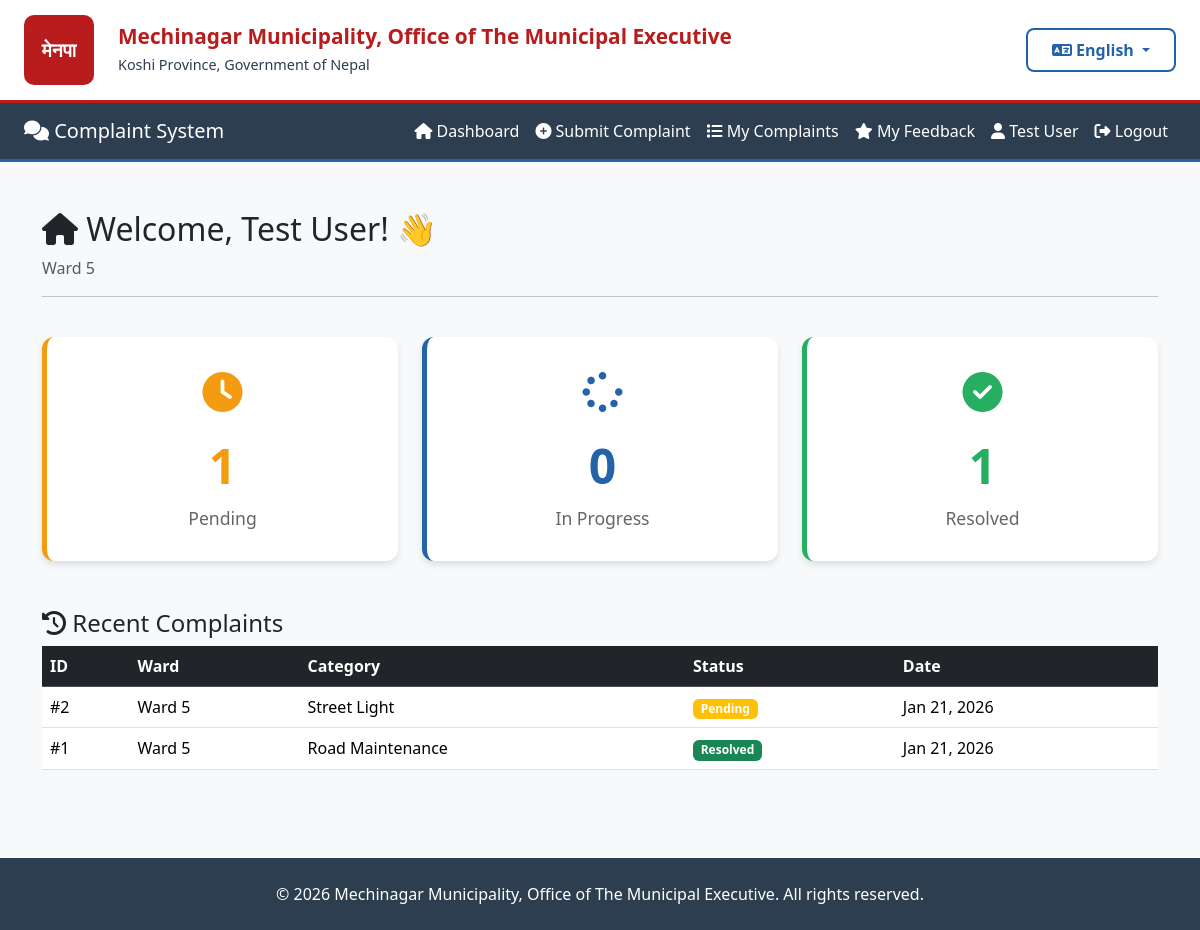
The app's page /accounts/dashboard/ (signed in), older data.
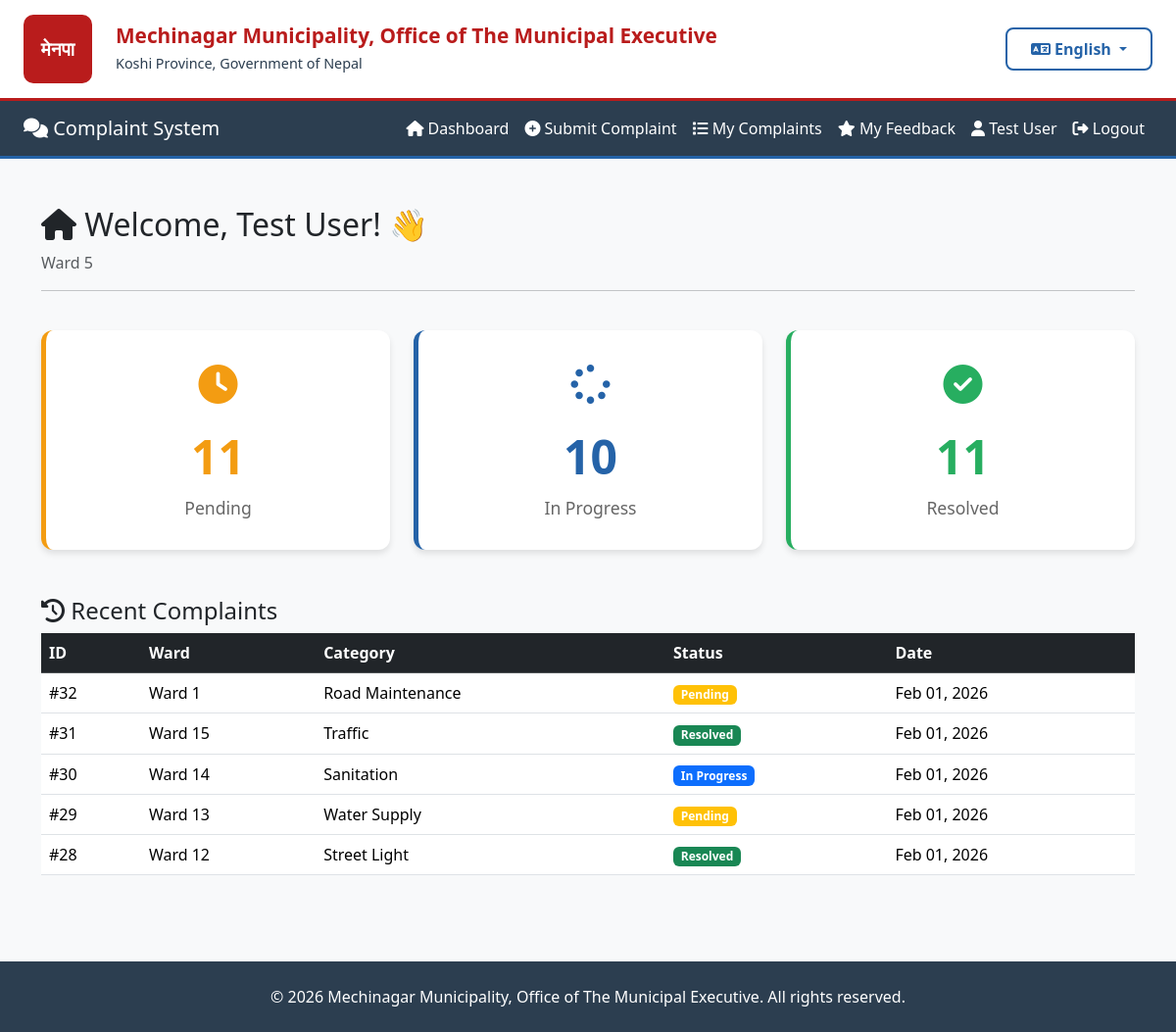
The same page, newer data.
### accounts/models.py (models this page shows, shortened)
class User(AbstractUser):
    WARD_CHOICES = [(str(i), f'Ward {i}') for i in range(1, 16)]
    fullname = models.CharField(max_length=200)
    phone = models.CharField(max_length=20, blank=True, null=True)
    address = models.TextField(blank=True, null=True)
    ward = models.CharField(
        max_length=2,
        choices=WARD_CHOICES,
        blank=True,
        null=True,
        help_text="Your ward number (1-15)"
    )
    created_at = models.DateTimeField(auto_now_add=True)
    class Meta:
        db_table = 'users'

### complaints/models.py (models this page shows, shortened)
class Complaint(models.Model):
    STATUS_CHOICES = [
        ('Pending', 'Pending'),
        ('In Progress', 'In Progress'),
        ('Resolved', 'Resolved'),
    ]
    CATEGORY_CHOICES = [
        ('Road Maintenance', 'Road Maintenance'),
        ('Street Light', 'Street Light'),
        ('Water Supply', 'Water Supply'),
        ('Sanitation', 'Sanitation'),
        ('Traffic', 'Traffic'),
        ('Parks', 'Parks & Recreation'),
        ('Other', 'Other'),
    ]
    WARD_CHOICES = [(str(i), f'Ward {i}') for i in range(1, 16)]
    user = models.ForeignKey(
        settings.AUTH_USER_MODEL,
        on_delete=models.CASCADE,
        related_name='complaints'
    )
    ward = models.CharField(
        max_length=2,
        choices=WARD_CHOICES,
        help_text="Select your ward number (1-15)"
    )
    category = models.CharField(max_length=100, choices=CATEGORY_CHOICES)
    description = models.TextField()
    image = models.ImageField(upload_to=complaint_image_path, blank=True, null=True)
    status = models.CharField(max_length=20, choices=STATUS_CHOICES, default='Pending')
    created_at = models.DateTimeField(auto_now_add=True)
    updated_at = models.DateTimeField(auto_now=True)
    class Meta:
        db_table = 'complaints'
        ordering = ['-created_at']
        verbose_name = 'Complaint'
        verbose_name_plural = 'Complaints'
        indexes = [
            models.Index(fields=['status', 'created_at']),
            models.Index(fields=['ward', 'status']),
        ]

### accounts/views.py (the view)
# urls.py: path('dashboard/', views.citizen_dashboard, name='citizen_dashboard'),
def citizen_dashboard(request):
    if not request.user.is_authenticated:
        return redirect('citizen_login')
    from complaints.models import Complaint
    from django.db.models import Count, Q
    stats = Complaint.objects.filter(user=request.user).aggregate(
        pending=Count('id', filter=Q(status='Pending')),
        in_progress=Count('id', filter=Q(status='In Progress')),
        resolved=Count('id', filter=Q(status='Resolved'))
    )
    recent_complaints = Complaint.objects.filter(user=request.user).select_related('user').order_by('-created_at')[:5]
    context = {
        'stats': stats,
        'recent_complaints': recent_complaints
    }
    return render(request, 'accounts/dashboard.html', context)

### core/context_processors.py (called while the page is built)
def language(request):
    lang = request.session.get('language', 'en')
    return {
        'lang': lang,
        'translations': get_lang_dict(lang),
        't': get_lang_dict(lang),  # Shorter alias
    }

### core/translation.py (called while the page is built)
def get_lang_dict(lang='en'):
    return TRANSLATIONS.get(lang, TRANSLATIONS['en'])

### accounts/templates/accounts/dashboard.html (shortened to what this page needs)
{% extends 'base.html' %}
{% block content %}
<div class="container py-4">
    <div class="row mb-4">
        <div class="col-12">
            <h2>
                <i class="fas fa-home"></i> {{ t.welcome }}, {{ user.fullname }}! 👋
            </h2>
            {% if user.ward %}
                <p class="text-muted">{{ t.ward }} {{ user.ward }}</p>
            {% endif %}
            <hr>
        </div>
    </div>
    <div class="row g-4 mb-5">
        <div class="col-md-4">
            <div class="stats-card pending">
                <div class="icon-container">
                    <i class="fas fa-clock" style="color: #f39c12;"></i>
                </div>
                <h2>{{ stats.pending }}</h2>
                <p>{{ t.pending }}</p>
            </div>
        </div>
        <div class="col-md-4">
            <div class="stats-card progress">
                <div class="icon-container">
                    <i class="fas fa-spinner" style="color: #2563a8;"></i>
                </div>
                <h2>{{ stats.in_progress }}</h2>
                <p>{{ t.in_progress }}</p>
            </div>
        </div>
        <div class="col-md-4">
            <div class="stats-card resolved">
                <div class="icon-container">
                    <i class="fas fa-check-circle" style="color: #27ae60;"></i>
                </div>
                <h2>{{ stats.resolved }}</h2>
                <p>{{ t.resolved }}</p>
            </div>
        </div>
    </div>
    <div class="row">
        <div class="col-12">
            <h4><i class="fas fa-history"></i> {{ t.recent_complaints }}</h4>
            {% if recent_complaints %}
                <div class="table-responsive">
                    <table class="table table-hover">
                        <thead class="table-dark">
                            <tr>
                                <th>{{ t.id }}</th>
                                <th>{{ t.ward }}</th>
                                <th>{{ t.category }}</th>
                                <th>{{ t.status }}</th>
                                <th>{{ t.date }}</th>
                            </tr>
                        </thead>
                        <tbody>
                            {% for complaint in recent_complaints %}
                                <tr>
                                    <td>#{{ complaint.id }}</td>
                                    <td>{{ t.ward }} {{ complaint.ward }}</td>
                                    <td>
                                        {% if complaint.category == 'Road Maintenance' %}{{ t.road_maintenance }}
                                        {% elif complaint.category == 'Street Light' %}{{ t.street_light }}
                                        {% elif complaint.category == 'Water Supply' %}{{ t.water_supply }}
                                        {% elif complaint.category == 'Sanitation' %}{{ t.sanitation }}
                                        {% elif complaint.category == 'Traffic' %}{{ t.traffic }}
                                        {% elif complaint.category == 'Parks' %}{{ t.parks }}
                                        {% else %}{{ t.other }}{% endif %}
                                    </td>
                                    <td>
                                        {% if complaint.status == 'Pending' %}
                                            <span class="badge bg-warning">{{ t.pending }}</span>
                                        {% elif complaint.status == 'In Progress' %}
                                            <span class="badge bg-primary">{{ t.in_progress }}</span>
                                        {% else %}
                                            <span class="badge bg-success">{{ t.resolved }}</span>
                                        {% endif %}
                                    </td>
                                    <td>{{ complaint.created_at|date:"M d, Y" }}</td>
                                </tr>
                            {% endfor %}
                        </tbody>
                    </table>
                </div>
            {% else %}
                <div class="alert alert-info">
                    <i class="fas fa-info-circle"></i> {{ t.no_complaints_yet }}
                </div>
            {% endif %}
        </div>
    </div>
</div>
{% endblock %}

### templates/base.html (shortened to what this page needs)
{% load static %}
<!DOCTYPE html>
<html lang="{{ lang }}">
<head>
    <link href="https://cdn.jsdelivr.net/npm/bootstrap@5.3.3/dist/css/bootstrap.min.css" rel="stylesheet">
    <link rel="stylesheet" href="https://cdnjs.cloudflare.com/ajax/libs/font-awesome/6.4.0/css/all.min.css">
</head>
<body class="bg-light">
    <div class="top-header">
        <div class="container-fluid px-4">
            <div class="row align-items-center">
                <div class="col-auto">
                    <div class="municipality-logo" style="background: #b91c1c; color: white; width: 70px; height: 70px; display: flex; align-items: center; justify-content: center; border-radius: 10px; font-weight: bold; font-size: 1.2rem;">
                        मेनपा
                    </div>
                </div>
                <div class="col">
                    <div class="municipality-title">
                        <h1>{{ t.mechinagar_municipality }}</h1>
                        <p>{{ t.koshi_province }}</p>
                    </div>
                </div>
                <div class="col-auto">
                    <div class="language-selector">
                        <div class="dropdown">
                            <button class="btn language-dropdown dropdown-toggle" type="button" data-bs-toggle="dropdown">
                                <i class="fas fa-language"></i>
                                <span id="current-lang">{% if lang == 'ne' %}नेपाली{% else %}English{% endif %}</span>
                            </button>
                        </div>
                    </div>
                </div>
            </div>
        </div>
    </div>
    <nav class="navbar navbar-expand-lg navbar-dark">
        <div class="container-fluid px-4">
            <a class="navbar-brand" href="/">
                <i class="fas fa-comments"></i> {{ t.complaint_system }}
            </a>
            <div class="collapse navbar-collapse" id="navbarNav">
                <ul class="navbar-nav ms-auto">
                    {% if user.is_authenticated %}
                        {% if user.is_staff %}
                            <li class="nav-item">
                                <a class="nav-link" href="{% url 'admin_dashboard' %}">
                                    <i class="fas fa-tachometer-alt"></i> {{ t.dashboard }}
                                </a>
                            </li>
                            <li class="nav-item">
                                <a class="nav-link" href="{% url 'admin_complaint_list' %}">
                                    <i class="fas fa-tasks"></i> {{ t.manage_complaints }}
                                </a>
                            </li>
                            <li class="nav-item">
                                <a class="nav-link" href="{% url 'admin_statistics' %}">
                                    <i class="fas fa-chart-bar"></i> {{ t.statistics }}
                                </a>
                            </li>
                            <li class="nav-item">
                                <a class="nav-link" href="/admin/">
                                    <i class="fas fa-cog"></i> {{ t.admin_panel }}
                                </a>
                            </li>
                        {% else %}
                            <li class="nav-item">
                                <a class="nav-link" href="{% url 'citizen_dashboard' %}">
                                    <i class="fas fa-home"></i> {{ t.dashboard }}
                                </a>
                            </li>
                            <li class="nav-item">
                                <a class="nav-link" href="{% url 'submit_complaint' %}">
                                    <i class="fas fa-plus-circle"></i> {{ t.submit_complaint }}
                                </a>
                            </li>
                            <li class="nav-item">
                                <a class="nav-link" href="{% url 'my_complaints' %}">
                                    <i class="fas fa-list"></i> {{ t.my_complaints }}
                                </a>
                            </li>
                            <li class="nav-item">
                                <a class="nav-link" href="{% url 'my_feedback' %}">
                                    <i class="fas fa-star"></i> {{ t.my_feedback }}
                                </a>
                            </li>
                        {% endif %}
                        <li class="nav-item">
                            <span class="nav-link text-light">
                                <i class="fas fa-user"></i> {{ user.fullname }}
                            </span>
                        </li>
                        <li class="nav-item">
                            <a class="nav-link" href="#" onclick="confirmLogout(event)">
                                <i class="fas fa-sign-out-alt"></i> {{ t.logout }}
                            </a>
                        </li>
                    {% endif %}
                </ul>
            </div>
        </div>
    </nav>
    <div class="container-fluid px-4 mt-4">
        {% block content %}{% endblock %}
    </div>
    <footer class="mt-5 py-4" style="background-color: #2c3e50; color: white;">
        <div class="container text-center">
            <p class="mb-0">© {% now "Y" %} {{ t.mechinagar_municipality }}. {% if lang == 'ne' %}सर्वाधिकार सुरक्षित{% else %}All rights reserved{% endif %}.</p>
        </div>
    </footer>
</body>
</html>

### templates/base.html (style rules this page uses)
.top-header { background-color: white; padding: 15px 0; border-bottom: 3px solid #b91c1c; box-shadow: 0 2px 4px rgba(0,0,0,0.05); }
.municipality-logo { height: 70px; width: auto; }
.municipality-title h1 { color: #b91c1c; font-size: 1.3rem; font-weight: 700; margin: 0; line-height: 1.2; }
.municipality-title p { color: #2c3e50; font-size: 0.9rem; margin: 5px 0 0 0; }
.language-selector { position: relative; }
.language-dropdown { min-width: 150px; border: 2px solid #2563a8; border-radius: 8px; background: white; color: #2563a8; font-weight: 600; padding: 8px 15px; cursor: pointer; transition: all 0.3s ease; }
.navbar { background: #2c3e50 !important; border-bottom: 3px solid #2563a8; }
.nav-link { color: white !important; transition: all 0.3s ease; }

### accounts/templates/accounts/dashboard.html (style rules this page uses)
.stats-card { background: white; border-radius: 12px; padding: 30px; text-align: center; box-shadow: 0 4px 6px rgba(0,0,0,0.1); transition: all 0.3s ease; border-left: 5px solid; height: 100%; min-height: 180px; display: flex; flex-direction: column; justify-content: center; }
.stats-card.pending { border-color: #f39c12; }
.stats-card.progress { border-color: #2563a8; }
.stats-card.resolved { border-color: #27ae60; }
.stats-card .icon-container { margin-bottom: 10px; height: 50px; display: flex; align-items: center; justify-content: center; }
.stats-card .icon-container i { font-size: 2.5rem; }
.stats-card h2 { font-size: 3rem; font-weight: 700; margin: 10px 0; }
.stats-card.pending h2 { color: #f39c12; }
.stats-card.progress h2 { color: #2563a8; }
.stats-card.resolved h2 { color: #27ae60; }
.stats-card p { color: #666; margin: 0; font-size: 1.1rem; font-weight: 500; }

Row changes from the older to the newer data that the page shows:
no longer on this page (row unchanged): Complaint: pending "Pending", id "2", ward "Ward", ward "5", street_light "Street Light", created_at "Jan 21, 2026"
no longer on this page (row unchanged): Complaint: resolved "Resolved", id "1", ward "Ward", ward "5", road_maintenance "Road Maintenance", created_at "Jan 21, 2026"
added Complaint: in_progress "In Progress", id "30", ward "Ward", ward "14", sanitation "Sanitation", created_at "Feb 01, 2026"
added Complaint: id "32", ward "Ward", ward "1", road_maintenance "Road Maintenance", pending "Pending", created_at "Feb 01, 2026"
added Complaint: id "31", ward "Ward", ward "15", traffic "Traffic", resolved "Resolved", created_at "Feb 01, 2026"
added Complaint: id "29", ward "Ward", ward "13", water_supply "Water Supply", pending "Pending", created_at "Feb 01, 2026"
added Complaint: id "28", ward "Ward", ward "12", street_light "Street Light", resolved "Resolved", created_at "Feb 01, 2026"
Text that changed along with them:
{{ stats.pending }}: "1" → "11"
{{ t.pending }}: (not shown) → "Pending"
{{ stats.in_progress }}: "0" → "10"
{{ stats.resolved }}: "1" → "11"
{{ t.resolved }}: (not shown) → "Resolved"
{{ t.in_progress }}: "In Progress" → (not shown)
